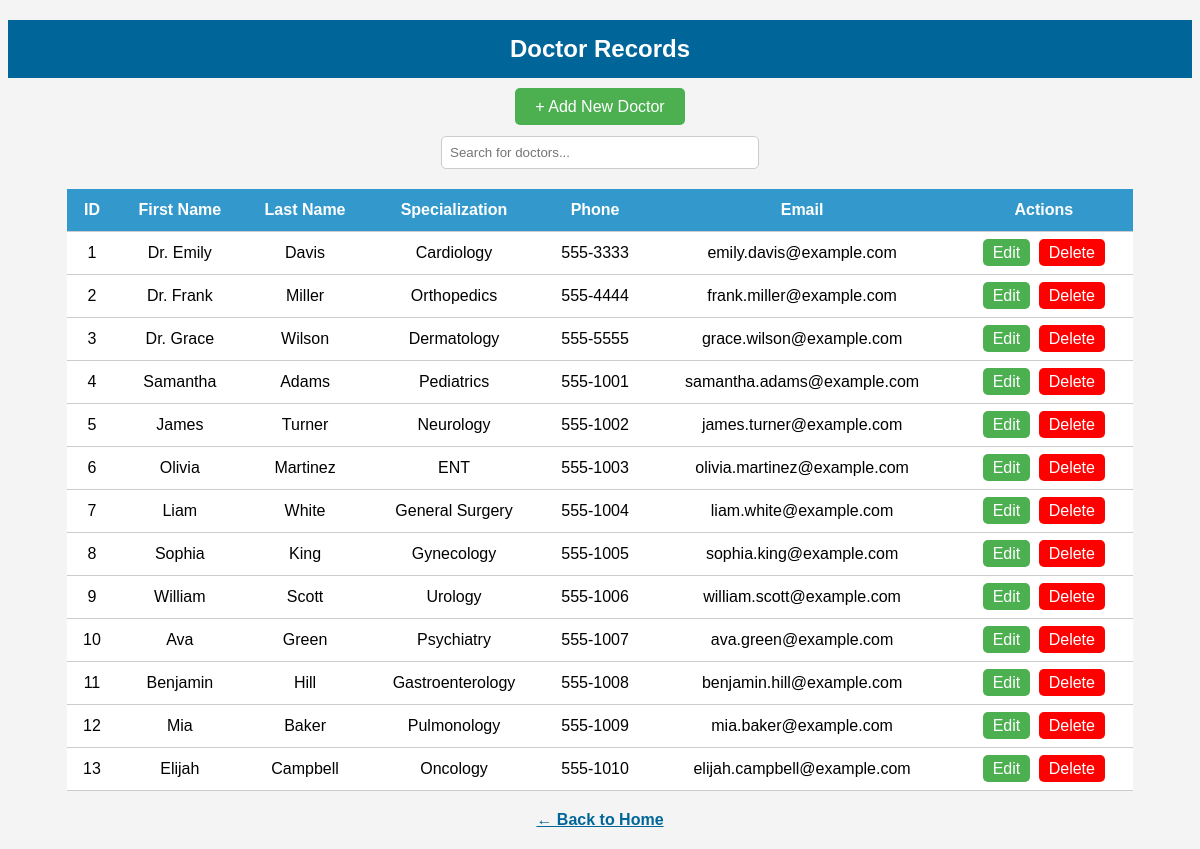
The page /view.php on the database its author committed.
### tables this page shows
CREATE TABLE IF NOT EXISTS Doctors (
    DoctorID INT PRIMARY KEY AUTO_INCREMENT,
    FirstName VARCHAR(50) NOT NULL,
    LastName VARCHAR(50) NOT NULL,
    Specialization VARCHAR(100),
    PhoneNumber VARCHAR(20),
    Email VARCHAR(100)
);

### view.php (the view, shortened to what this page needs)
<?php
$conn = new mysqli("localhost", "root", "", "HospitalManagement");
$result = $conn->query("SELECT * FROM Doctors");
?>
<!DOCTYPE html>
<html>
<head>
</head>
<body>
<h2>Doctor Records</h2>
<div style="text-align: center; margin: 20px;">
    <a href="add_doctor.php" class="button" style="background-color: #4CAF50; padding: 10px 20px; text-decoration: none; border-radius: 5px;">+ Add New Doctor</a>
</div>
<input type="text" id="searchInput" onkeyup="searchDoctors()" placeholder="Search for doctors...">
<table id="doctorsTable">
    <tr>
        <th>ID</th>
        <th>First Name</th>
        <th>Last Name</th>
        <th>Specialization</th>
        <th>Phone</th>
        <th>Email</th>
        <th>Actions</th>
    </tr>
    <?php
    if ($result->num_rows > 0) {
        while ($row = $result->fetch_assoc()) {
            echo "<tr>
                    <td>{$row['DoctorID']}</td>
                    <td>{$row['FirstName']}</td>
                    <td>{$row['LastName']}</td>
                    <td>{$row['Specialization']}</td>
                    <td>{$row['PhoneNumber']}</td>
                    <td>{$row['Email']}</td>
                    <td>
                        <a href='edit_doctor.php?id={$row['DoctorID']}' class='button'>Edit</a>
                        <a href='delete_doctor.php?id={$row['DoctorID']}' class='button delete' onclick=\"return confirm('Are you sure you want to delete this doctor?');\">Delete</a>
                    </td>
                  </tr>";
        }
    } else {
        echo "<tr><td colspan='7'>No doctors found</td></tr>";
    }
    ?>
</table>
<a class="back" href="index.php">&larr; Back to Home</a>
</body>
</html>

### view.php (style rules this page uses)
body { font-family: sans-serif; background-color: #f4f4f4; }
h2 { text-align: center; background: #006699; color: white; padding: 15px; }
table { width: 90%; margin: 20px auto; border-collapse: collapse; background: white; }
th, td { padding: 12px; border-bottom: 1px solid #ccc; text-align: center; }
th { background: #3399cc; color: white; }
a.button { padding: 5px 10px; margin: 2px; background-color: #4CAF50; color: white; border-radius: 5px; text-decoration: none; }
a.delete { background-color: red; }
a.back { margin: 20px; display: block; text-align: center; color: #006699; font-weight: bold; }
#searchInput { width: 300px; padding: 8px; margin: 20px auto; display: block; border: 1px solid #ccc; border-radius: 5px; }

### rows shown on the page
doctors: DoctorID "1", FirstName "Dr. Emily", LastName "Davis", Specialization "Cardiology", PhoneNumber "555-3333", Email "emily.davis@example.com"
doctors: DoctorID "2", FirstName "Dr. Frank", LastName "Miller", Specialization "Orthopedics", PhoneNumber "555-4444", Email "frank.miller@example.com"
doctors: DoctorID "3", FirstName "Dr. Grace", LastName "Wilson", Specialization "Dermatology", PhoneNumber "555-5555", Email "grace.wilson@example.com"
doctors: DoctorID "4", FirstName "Samantha", LastName "Adams", Specialization "Pediatrics", PhoneNumber "555-1001", Email "samantha.adams@example.com"
doctors: DoctorID "5", FirstName "James", LastName "Turner", Specialization "Neurology", PhoneNumber "555-1002", Email "james.turner@example.com"
doctors: DoctorID "6", FirstName "Olivia", LastName "Martinez", Specialization "ENT", PhoneNumber "555-1003", Email "olivia.martinez@example.com"
doctors: DoctorID "7", FirstName "Liam", LastName "White", Specialization "General Surgery", PhoneNumber "555-1004", Email "liam.white@example.com"
doctors: DoctorID "8", FirstName "Sophia", LastName "King", Specialization "Gynecology", PhoneNumber "555-1005", Email "sophia.king@example.com"
doctors: DoctorID "9", FirstName "William", LastName "Scott", Specialization "Urology", PhoneNumber "555-1006", Email "william.scott@example.com"
doctors: DoctorID "10", FirstName "Ava", LastName "Green", Specialization "Psychiatry", PhoneNumber "555-1007", Email "ava.green@example.com"
doctors: DoctorID "11", FirstName "Benjamin", LastName "Hill", Specialization "Gastroenterology", PhoneNumber "555-1008", Email "benjamin.hill@example.com"
doctors: DoctorID "12", FirstName "Mia", LastName "Baker", Specialization "Pulmonology", PhoneNumber "555-1009", Email "mia.baker@example.com"
doctors: DoctorID "13", FirstName "Elijah", LastName "Campbell", Specialization "Oncology", PhoneNumber "555-1010", Email "elijah.campbell@example.com"
